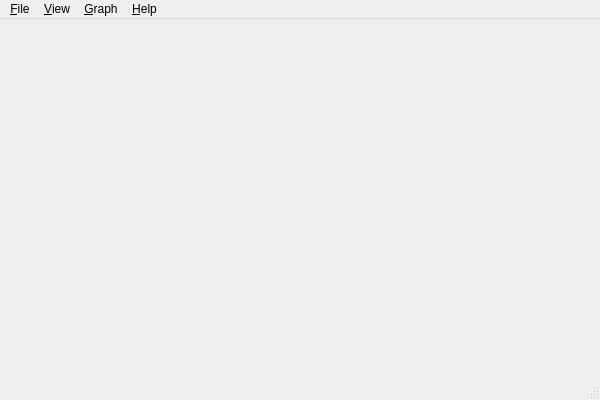
<?xml version="1.0" encoding="UTF-8"?>
<ui version="4.0">
 <class>MainWindow</class>
 <widget class="QMainWindow" name="MainWindow">
  <property name="geometry">
   <rect>
    <x>0</x>
    <y>0</y>
    <width>600</width>
    <height>400</height>
   </rect>
  </property>
  <property name="minimumSize">
   <size>
    <width>600</width>
    <height>400</height>
   </size>
  </property>
  <property name="windowTitle">
   <string>MainWindow</string>
  </property>
  <widget class="QWidget" name="centralwidget"/>
  <widget class="QMenuBar" name="menubar">
   <property name="geometry">
    <rect>
     <x>0</x>
     <y>0</y>
     <width>600</width>
     <height>22</height>
    </rect>
   </property>
   <widget class="QMenu" name="menu_File">
    <property name="title">
     <string>&amp;File</string>
    </property>
    <addaction name="action_Import_Data"/>
    <addaction name="action_Preferences"/>
    <addaction name="actionE_xit"/>
   </widget>
   <widget class="QMenu" name="menu_About">
    <property name="title">
     <string>&amp;Help</string>
    </property>
    <addaction name="action_About"/>
    <addaction name="action_Plugins"/>
    <addaction name="separator"/>
    <addaction name="action_Debug"/>
   </widget>
   <widget class="QMenu" name="menu_View">
    <property name="title">
     <string>&amp;View</string>
    </property>
    <addaction name="action_Data_View"/>
    <addaction name="action_FFT"/>
    <addaction name="action_Timeline"/>
    <addaction name="action_Statistics"/>
   </widget>
   <widget class="QMenu" name="menu_Graph">
    <property name="title">
     <string>&amp;Graph</string>
    </property>
    <addaction name="action_Add_Graph"/>
    <addaction name="separator"/>
    <addaction name="action_Math_Trace"/>
   </widget>
   <addaction name="menu_File"/>
   <addaction name="menu_View"/>
   <addaction name="menu_Graph"/>
   <addaction name="menu_About"/>
  </widget>
  <widget class="QStatusBar" name="statusbar"/>
  <action name="action_Preferences">
   <property name="text">
    <string>&amp;Preferences</string>
   </property>
  </action>
  <action name="actionE_xit">
   <property name="text">
    <string>E&amp;xit</string>
   </property>
  </action>
  <action name="action_About">
   <property name="text">
    <string>&amp;About</string>
   </property>
  </action>
  <action name="action_Data_View">
   <property name="text">
    <string>&amp;Data View</string>
   </property>
  </action>
  <action name="action_Timeline">
   <property name="text">
    <string>&amp;Timeline</string>
   </property>
  </action>
  <action name="action_Statistics">
   <property name="text">
    <string>&amp;Statistics</string>
   </property>
  </action>
  <action name="action_Import_Data">
   <property name="text">
    <string>&amp;Import Data</string>
   </property>
  </action>
  <action name="action_Debug">
   <property name="text">
    <string>&amp;Debug</string>
   </property>
  </action>
  <action name="action_Add_Graph">
   <property name="text">
    <string>&amp;Add Graph</string>
   </property>
  </action>
  <action name="action_FFT">
   <property name="text">
    <string>&amp;FFT</string>
   </property>
  </action>
  <action name="action_Plugins">
   <property name="text">
    <string>&amp;Plugins</string>
   </property>
  </action>
  <action name="action_Math_Trace">
   <property name="text">
    <string>&amp;Math Trace</string>
   </property>
  </action>
 </widget>
 <resources/>
 <connections/>
</ui>
